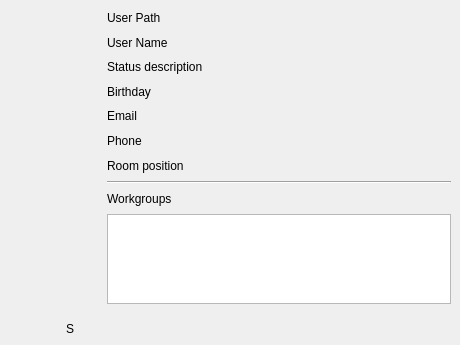
<?xml version="1.0" encoding="UTF-8"?>
<ui version="4.0">
 <class>GuiVCardWidget</class>
 <widget class="QWidget" name="GuiVCardWidget">
  <property name="geometry">
   <rect>
    <x>0</x>
    <y>0</y>
    <width>460</width>
    <height>345</height>
   </rect>
  </property>
  <property name="minimumSize">
   <size>
    <width>460</width>
    <height>0</height>
   </size>
  </property>
  <property name="focusPolicy">
   <enum>Qt::ClickFocus</enum>
  </property>
  <layout class="QGridLayout" name="gridLayout">
   <property name="leftMargin">
    <number>0</number>
   </property>
   <property name="topMargin">
    <number>0</number>
   </property>
   <property name="rightMargin">
    <number>0</number>
   </property>
   <property name="bottomMargin">
    <number>0</number>
   </property>
   <property name="spacing">
    <number>0</number>
   </property>
   <item row="0" column="0">
    <widget class="QLabel" name="mp_lPhoto">
     <property name="sizePolicy">
      <sizepolicy hsizetype="Fixed" vsizetype="Fixed">
       <horstretch>0</horstretch>
       <verstretch>0</verstretch>
      </sizepolicy>
     </property>
     <property name="minimumSize">
      <size>
       <width>98</width>
       <height>98</height>
      </size>
     </property>
     <property name="maximumSize">
      <size>
       <width>98</width>
       <height>98</height>
      </size>
     </property>
     <property name="autoFillBackground">
      <bool>true</bool>
     </property>
     <property name="frameShape">
      <enum>QFrame::NoFrame</enum>
     </property>
     <property name="text">
      <string/>
     </property>
    </widget>
   </item>
   <item row="0" column="1" rowspan="2">
    <widget class="QFrame" name="mp_frame">
     <property name="autoFillBackground">
      <bool>true</bool>
     </property>
     <property name="frameShape">
      <enum>QFrame::NoFrame</enum>
     </property>
     <layout class="QVBoxLayout" name="verticalLayout">
      <item>
       <widget class="QLabel" name="mp_lPath">
        <property name="sizePolicy">
         <sizepolicy hsizetype="Expanding" vsizetype="Preferred">
          <horstretch>0</horstretch>
          <verstretch>0</verstretch>
         </sizepolicy>
        </property>
        <property name="text">
         <string>User Path</string>
        </property>
        <property name="alignment">
         <set>Qt::AlignLeading|Qt::AlignLeft|Qt::AlignVCenter</set>
        </property>
        <property name="wordWrap">
         <bool>true</bool>
        </property>
        <property name="textInteractionFlags">
         <set>Qt::LinksAccessibleByMouse|Qt::TextSelectableByMouse</set>
        </property>
       </widget>
      </item>
      <item>
       <widget class="QLabel" name="mp_lName">
        <property name="sizePolicy">
         <sizepolicy hsizetype="Expanding" vsizetype="Preferred">
          <horstretch>0</horstretch>
          <verstretch>0</verstretch>
         </sizepolicy>
        </property>
        <property name="text">
         <string>User Name</string>
        </property>
        <property name="alignment">
         <set>Qt::AlignLeading|Qt::AlignLeft|Qt::AlignVCenter</set>
        </property>
        <property name="wordWrap">
         <bool>true</bool>
        </property>
        <property name="textInteractionFlags">
         <set>Qt::LinksAccessibleByMouse|Qt::TextSelectableByMouse</set>
        </property>
       </widget>
      </item>
      <item>
       <widget class="QLabel" name="mp_lStatusDescription">
        <property name="sizePolicy">
         <sizepolicy hsizetype="Expanding" vsizetype="Preferred">
          <horstretch>0</horstretch>
          <verstretch>0</verstretch>
         </sizepolicy>
        </property>
        <property name="text">
         <string>Status description</string>
        </property>
        <property name="alignment">
         <set>Qt::AlignLeading|Qt::AlignLeft|Qt::AlignVCenter</set>
        </property>
        <property name="wordWrap">
         <bool>true</bool>
        </property>
        <property name="textInteractionFlags">
         <set>Qt::LinksAccessibleByMouse|Qt::TextSelectableByMouse</set>
        </property>
       </widget>
      </item>
      <item>
       <widget class="QLabel" name="mp_lBirthday">
        <property name="sizePolicy">
         <sizepolicy hsizetype="Expanding" vsizetype="Preferred">
          <horstretch>0</horstretch>
          <verstretch>0</verstretch>
         </sizepolicy>
        </property>
        <property name="text">
         <string>Birthday</string>
        </property>
        <property name="alignment">
         <set>Qt::AlignLeading|Qt::AlignLeft|Qt::AlignVCenter</set>
        </property>
        <property name="textInteractionFlags">
         <set>Qt::LinksAccessibleByMouse|Qt::TextSelectableByMouse</set>
        </property>
       </widget>
      </item>
      <item>
       <widget class="QLabel" name="mp_lEmail">
        <property name="sizePolicy">
         <sizepolicy hsizetype="Expanding" vsizetype="Preferred">
          <horstretch>0</horstretch>
          <verstretch>0</verstretch>
         </sizepolicy>
        </property>
        <property name="text">
         <string>Email</string>
        </property>
        <property name="alignment">
         <set>Qt::AlignLeading|Qt::AlignLeft|Qt::AlignVCenter</set>
        </property>
        <property name="textInteractionFlags">
         <set>Qt::LinksAccessibleByMouse|Qt::TextSelectableByMouse</set>
        </property>
       </widget>
      </item>
      <item>
       <widget class="QLabel" name="mp_lPhone">
        <property name="sizePolicy">
         <sizepolicy hsizetype="Expanding" vsizetype="Preferred">
          <horstretch>0</horstretch>
          <verstretch>0</verstretch>
         </sizepolicy>
        </property>
        <property name="text">
         <string>Phone</string>
        </property>
        <property name="alignment">
         <set>Qt::AlignLeading|Qt::AlignLeft|Qt::AlignVCenter</set>
        </property>
        <property name="textInteractionFlags">
         <set>Qt::LinksAccessibleByMouse|Qt::TextSelectableByMouse</set>
        </property>
       </widget>
      </item>
      <item>
       <widget class="QLabel" name="mp_lRoom">
        <property name="text">
         <string>Room position</string>
        </property>
        <property name="wordWrap">
         <bool>true</bool>
        </property>
       </widget>
      </item>
      <item>
       <widget class="Line" name="line">
        <property name="orientation">
         <enum>Qt::Horizontal</enum>
        </property>
       </widget>
      </item>
      <item>
       <widget class="QLabel" name="mp_lWorkgroups">
        <property name="text">
         <string>Workgroups</string>
        </property>
        <property name="wordWrap">
         <bool>true</bool>
        </property>
       </widget>
      </item>
      <item>
       <widget class="QPlainTextEdit" name="mp_teInfo">
        <property name="maximumSize">
         <size>
          <width>16777215</width>
          <height>90</height>
         </size>
        </property>
        <property name="frameShape">
         <enum>QFrame::StyledPanel</enum>
        </property>
        <property name="lineWidth">
         <number>2</number>
        </property>
        <property name="midLineWidth">
         <number>1</number>
        </property>
        <property name="undoRedoEnabled">
         <bool>false</bool>
        </property>
        <property name="readOnly">
         <bool>true</bool>
        </property>
        <property name="plainText">
         <string notr="true"/>
        </property>
       </widget>
      </item>
     </layout>
    </widget>
   </item>
   <item row="1" column="0">
    <spacer name="verticalSpacer">
     <property name="orientation">
      <enum>Qt::Vertical</enum>
     </property>
     <property name="sizeHint" stdset="0">
      <size>
       <width>20</width>
       <height>0</height>
      </size>
     </property>
    </spacer>
   </item>
   <item row="2" column="0" colspan="2">
    <widget class="QFrame" name="mp_frameBottom">
     <property name="sizePolicy">
      <sizepolicy hsizetype="Expanding" vsizetype="Minimum">
       <horstretch>0</horstretch>
       <verstretch>0</verstretch>
      </sizepolicy>
     </property>
     <property name="minimumSize">
      <size>
       <width>0</width>
       <height>32</height>
      </size>
     </property>
     <property name="frameShape">
      <enum>QFrame::NoFrame</enum>
     </property>
     <layout class="QHBoxLayout" name="horizontalLayout">
      <property name="spacing">
       <number>12</number>
      </property>
      <property name="leftMargin">
       <number>0</number>
      </property>
      <property name="topMargin">
       <number>0</number>
      </property>
      <property name="rightMargin">
       <number>0</number>
      </property>
      <property name="bottomMargin">
       <number>0</number>
      </property>
      <item>
       <widget class="QLabel" name="mp_lStatus">
        <property name="sizePolicy">
         <sizepolicy hsizetype="Expanding" vsizetype="Preferred">
          <horstretch>0</horstretch>
          <verstretch>0</verstretch>
         </sizepolicy>
        </property>
        <property name="minimumSize">
         <size>
          <width>140</width>
          <height>0</height>
         </size>
        </property>
        <property name="text">
         <string>S</string>
        </property>
        <property name="alignment">
         <set>Qt::AlignCenter</set>
        </property>
       </widget>
      </item>
      <item>
       <spacer name="horizontalSpacer">
        <property name="orientation">
         <enum>Qt::Horizontal</enum>
        </property>
        <property name="sizeHint" stdset="0">
         <size>
          <width>30</width>
          <height>20</height>
         </size>
        </property>
       </spacer>
      </item>
      <item>
       <widget class="QPushButton" name="mp_pbChat">
        <property name="minimumSize">
         <size>
          <width>20</width>
          <height>20</height>
         </size>
        </property>
        <property name="maximumSize">
         <size>
          <width>20</width>
          <height>20</height>
         </size>
        </property>
        <property name="toolTip">
         <string>Open chat</string>
        </property>
        <property name="text">
         <string/>
        </property>
        <property name="icon">
         <iconset resource="../beebeep.qrc">
          <normaloff>:/images/chat.png</normaloff>:/images/chat.png</iconset>
        </property>
        <property name="default">
         <bool>true</bool>
        </property>
        <property name="flat">
         <bool>true</bool>
        </property>
       </widget>
      </item>
      <item>
       <widget class="QPushButton" name="mp_pbFile">
        <property name="sizePolicy">
         <sizepolicy hsizetype="Fixed" vsizetype="Fixed">
          <horstretch>0</horstretch>
          <verstretch>0</verstretch>
         </sizepolicy>
        </property>
        <property name="minimumSize">
         <size>
          <width>20</width>
          <height>20</height>
         </size>
        </property>
        <property name="maximumSize">
         <size>
          <width>20</width>
          <height>20</height>
         </size>
        </property>
        <property name="toolTip">
         <string>Send a file</string>
        </property>
        <property name="text">
         <string/>
        </property>
        <property name="icon">
         <iconset resource="../beebeep.qrc">
          <normaloff>:/images/send-file.png</normaloff>:/images/send-file.png</iconset>
        </property>
        <property name="flat">
         <bool>true</bool>
        </property>
       </widget>
      </item>
      <item>
       <widget class="QPushButton" name="mp_pbBuzz">
        <property name="sizePolicy">
         <sizepolicy hsizetype="Fixed" vsizetype="Fixed">
          <horstretch>0</horstretch>
          <verstretch>0</verstretch>
         </sizepolicy>
        </property>
        <property name="minimumSize">
         <size>
          <width>20</width>
          <height>20</height>
         </size>
        </property>
        <property name="maximumSize">
         <size>
          <width>20</width>
          <height>20</height>
         </size>
        </property>
        <property name="toolTip">
         <string>Send a buzz</string>
        </property>
        <property name="text">
         <string/>
        </property>
        <property name="icon">
         <iconset resource="../beebeep.qrc">
          <normaloff>:/images/bell.png</normaloff>:/images/bell.png</iconset>
        </property>
        <property name="flat">
         <bool>true</bool>
        </property>
       </widget>
      </item>
      <item>
       <widget class="QPushButton" name="mp_pbHelp">
        <property name="sizePolicy">
         <sizepolicy hsizetype="Fixed" vsizetype="Fixed">
          <horstretch>0</horstretch>
          <verstretch>0</verstretch>
         </sizepolicy>
        </property>
        <property name="minimumSize">
         <size>
          <width>20</width>
          <height>20</height>
         </size>
        </property>
        <property name="maximumSize">
         <size>
          <width>20</width>
          <height>20</height>
         </size>
        </property>
        <property name="toolTip">
         <string>Ask for help</string>
        </property>
        <property name="text">
         <string/>
        </property>
        <property name="icon">
         <iconset resource="../beebeep.qrc">
          <normaloff>:/images/help.png</normaloff>:/images/help.png</iconset>
        </property>
        <property name="flat">
         <bool>true</bool>
        </property>
       </widget>
      </item>
      <item>
       <widget class="QPushButton" name="mp_pbColor">
        <property name="sizePolicy">
         <sizepolicy hsizetype="Fixed" vsizetype="Fixed">
          <horstretch>0</horstretch>
          <verstretch>0</verstretch>
         </sizepolicy>
        </property>
        <property name="minimumSize">
         <size>
          <width>20</width>
          <height>20</height>
         </size>
        </property>
        <property name="maximumSize">
         <size>
          <width>20</width>
          <height>20</height>
         </size>
        </property>
        <property name="toolTip">
         <string>Change the nickname color</string>
        </property>
        <property name="text">
         <string/>
        </property>
        <property name="icon">
         <iconset resource="../beebeep.qrc">
          <normaloff>:/images/font-color.png</normaloff>:/images/font-color.png</iconset>
        </property>
        <property name="flat">
         <bool>true</bool>
        </property>
       </widget>
      </item>
      <item>
       <widget class="QPushButton" name="mp_pbFavorite">
        <property name="sizePolicy">
         <sizepolicy hsizetype="Fixed" vsizetype="Fixed">
          <horstretch>0</horstretch>
          <verstretch>0</verstretch>
         </sizepolicy>
        </property>
        <property name="minimumSize">
         <size>
          <width>20</width>
          <height>20</height>
         </size>
        </property>
        <property name="maximumSize">
         <size>
          <width>20</width>
          <height>20</height>
         </size>
        </property>
        <property name="icon">
         <iconset resource="../beebeep.qrc">
          <normaloff>:/images/star.png</normaloff>:/images/star.png</iconset>
        </property>
        <property name="flat">
         <bool>true</bool>
        </property>
       </widget>
      </item>
      <item>
       <widget class="QPushButton" name="mp_pbRemove">
        <property name="minimumSize">
         <size>
          <width>20</width>
          <height>20</height>
         </size>
        </property>
        <property name="maximumSize">
         <size>
          <width>20</width>
          <height>20</height>
         </size>
        </property>
        <property name="toolTip">
         <string>Remove user</string>
        </property>
        <property name="text">
         <string/>
        </property>
        <property name="icon">
         <iconset resource="../beebeep.qrc">
          <normaloff>:/images/delete.png</normaloff>:/images/delete.png</iconset>
        </property>
        <property name="default">
         <bool>false</bool>
        </property>
        <property name="flat">
         <bool>true</bool>
        </property>
       </widget>
      </item>
      <item>
       <spacer name="horizontalSpacer_2">
        <property name="orientation">
         <enum>Qt::Horizontal</enum>
        </property>
        <property name="sizeType">
         <enum>QSizePolicy::Fixed</enum>
        </property>
        <property name="sizeHint" stdset="0">
         <size>
          <width>12</width>
          <height>20</height>
         </size>
        </property>
       </spacer>
      </item>
     </layout>
    </widget>
   </item>
  </layout>
 </widget>
 <tabstops>
  <tabstop>mp_pbChat</tabstop>
  <tabstop>mp_pbFile</tabstop>
  <tabstop>mp_pbColor</tabstop>
 </tabstops>
 <resources>
  <include location="../beebeep.qrc"/>
 </resources>
 <connections/>
</ui>
